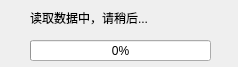
<?xml version="1.0" encoding="UTF-8"?>
<ui version="4.0">
 <class>Form</class>
 <widget class="QWidget" name="Form">
  <property name="geometry">
   <rect>
    <x>0</x>
    <y>0</y>
    <width>238</width>
    <height>67</height>
   </rect>
  </property>
  <property name="windowTitle">
   <string>Form</string>
  </property>
  <widget class="QProgressBar" name="progressBar">
   <property name="geometry">
    <rect>
     <x>30</x>
     <y>40</y>
     <width>181</width>
     <height>21</height>
    </rect>
   </property>
   <property name="styleSheet">
    <string notr="true">font: 9pt &quot;微软雅黑&quot;;</string>
   </property>
   <property name="value">
    <number>0</number>
   </property>
  </widget>
  <widget class="QLabel" name="label">
   <property name="geometry">
    <rect>
     <x>30</x>
     <y>10</y>
     <width>151</width>
     <height>16</height>
    </rect>
   </property>
   <property name="styleSheet">
    <string notr="true">font: 10pt &quot;Algerian&quot;;
font: 9pt &quot;微软雅黑&quot;;</string>
   </property>
   <property name="text">
    <string>读取数据中，请稍后...</string>
   </property>
  </widget>
 </widget>
 <resources/>
 <connections/>
</ui>
